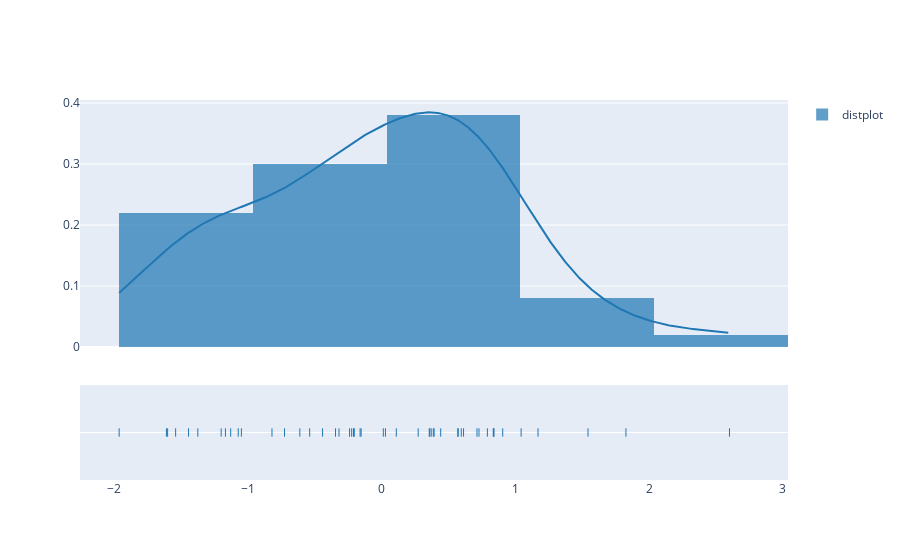

The cell this chart's notebook holds for it:
### Markdown cell above
Distplot: The distplot figure factory displays a combination of statistical representations of numerical data, such as histogram, kernel density estimation or normal curve, and rug plot.The distplot can be composed of all or any combination of the following 3 components −
1. histogram
2. curve: 
   (a) kernel density estimation
   (b) normal curve
3. rug plot

### Code cell
import plotly.express as px
import numpy as np
import plotly.figure_factory as ff
data = [np.random.randn(50)]
labels = ['distplot']
fig = ff.create_distplot(data, labels)
fig.show()

### Figure 1 — Plotly figure (JSON) as saved in the notebook; plotly's stock layout.template omitted (floating-point values rounded to 4 significant figures; data arrays with more than 128 entries replaced by an {"elided": "..."} marker saying what was removed)
{"data": [{"histnorm": "probability density", "legendgroup": "distplot", "marker": {"color": "rgb(31, 119, 180)"}, "name": "distplot", "opacity": 0.7, "type": "histogram", "x": [-1.071, -0.2389, 0.7915, 0.7136, 0.5703, -0.3438, 0.3605, -0.7252, 0.01358, 0.357, 2.601, 0.2742, 0.5732, 0.3934, -1.539, 0.3714, 0.7285, -1.199, -1.599, 0.387, 0.8396, -0.4407, 0.4423, -0.2232, 0.6132, -0.5371, -0.3178, -0.8189, 0.9061, -1.373, 0.8354, -1.127, -0.2098, -0.1599, -1.608, -0.6106, 1.827, 0.5963, -1.961, 0.0294, 0.8392, -1.048, -1.442, 0.1106, 1.544, 1.044, -0.1525, -0.2035, 1.17, -1.167], "xaxis": "x", "xbins": {"end": 2.601, "size": 1, "start": -1.961}, "yaxis": "y"}, {"legendgroup": "distplot", "marker": {"color": "rgb(31, 119, 180)"}, "mode": "lines", "name": "distplot", "showlegend": false, "type": "scatter", "x": {"elided": "500 float values"}, "xaxis": "x", "y": {"elided": "500 float values"}, "yaxis": "y"}, {"legendgroup": "distplot", "marker": {"color": "rgb(31, 119, 180)", "symbol": "line-ns-open"}, "mode": "markers", "name": "distplot", "showlegend": false, "type": "scatter", "x": [-1.071, -0.2389, 0.7915, 0.7136, 0.5703, -0.3438, 0.3605, -0.7252, 0.01358, 0.357, 2.601, 0.2742, 0.5732, 0.3934, -1.539, 0.3714, 0.7285, -1.199, -1.599, 0.387, 0.8396, -0.4407, 0.4423, -0.2232, 0.6132, -0.5371, -0.3178, -0.8189, 0.9061, -1.373, 0.8354, -1.127, -0.2098, -0.1599, -1.608, -0.6106, 1.827, 0.5963, -1.961, 0.0294, 0.8392, -1.048, -1.442, 0.1106, 1.544, 1.044, -0.1525, -0.2035, 1.17, -1.167], "xaxis": "x", "y": ["distplot", "distplot", "distplot", "distplot", "distplot", "distplot", "distplot", "distplot", "distplot", "distplot", "distplot", "distplot", "distplot", "distplot", "distplot", "distplot", "distplot", "distplot", "distplot", "distplot", "distplot", "distplot", "distplot", "distplot", "distplot", "distplot", "distplot", "distplot", "distplot", "distplot", "distplot", "distplot", "distplot", "distplot", "distplot", "distplot", "distplot", "distplot", "distplot", "distplot", "distplot", "distplot", "distplot", "distplot", "distplot", "distplot", "distplot", "distplot", "distplot", "distplot"], "yaxis": "y2"}], "layout": {"autosize": true, "barmode": "overlay", "hovermode": "closest", "legend": {"traceorder": "reversed"}, "xaxis": {"anchor": "y2", "autorange": true, "domain": [0, 1], "range": [-2.253, 3.039], "type": "linear", "zeroline": false}, "yaxis": {"anchor": "free", "autorange": true, "domain": [0.35, 1], "position": 0, "range": [0, 0.4049], "type": "linear"}, "yaxis2": {"anchor": "x", "autorange": true, "domain": [0, 0.25], "dtick": 1, "range": [-1, 1], "showticklabels": false, "type": "category"}}}
